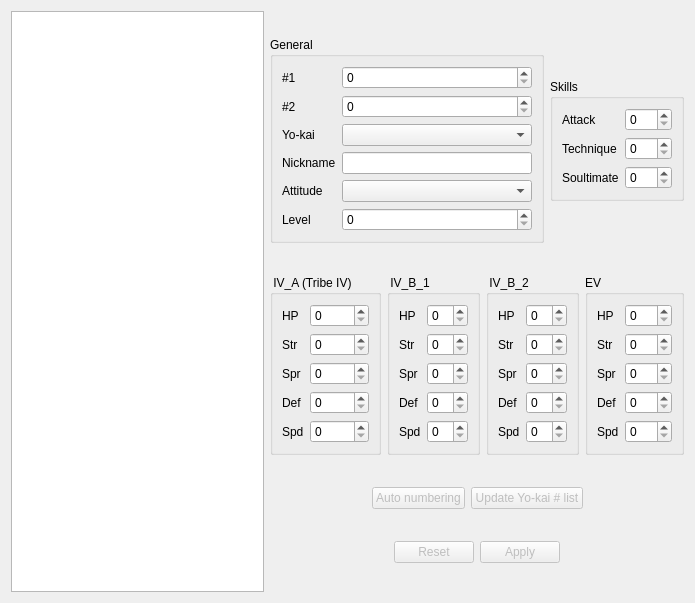
<?xml version="1.0" encoding="UTF-8"?>
<ui version="4.0">
 <class>YoukaiTab</class>
 <widget class="QWidget" name="YoukaiTab">
  <property name="geometry">
   <rect>
    <x>0</x>
    <y>0</y>
    <width>695</width>
    <height>603</height>
   </rect>
  </property>
  <property name="windowTitle">
   <string notr="true">Form</string>
  </property>
  <layout class="QHBoxLayout" name="horizontalLayout_5">
   <item>
    <widget class="QListWidget" name="listWidget">
     <property name="minimumSize">
      <size>
       <width>200</width>
       <height>0</height>
      </size>
     </property>
    </widget>
   </item>
   <item>
    <layout class="QVBoxLayout" name="verticalLayout">
     <item>
      <layout class="QHBoxLayout" name="horizontalLayout_2">
       <item>
        <widget class="QGroupBox" name="groupBox_4">
         <property name="title">
          <string>General</string>
         </property>
         <layout class="QHBoxLayout" name="horizontalLayout_4">
          <item>
           <layout class="QFormLayout" name="formLayout">
            <item row="4" column="0">
             <widget class="QLabel" name="label_3">
              <property name="text">
               <string>Yo-kai</string>
              </property>
             </widget>
            </item>
            <item row="4" column="1">
             <widget class="QComboBox" name="youkaiCB">
              <property name="minimumSize">
               <size>
                <width>180</width>
                <height>0</height>
               </size>
              </property>
             </widget>
            </item>
            <item row="5" column="0">
             <widget class="QLabel" name="label_4">
              <property name="text">
               <string>Nickname</string>
              </property>
             </widget>
            </item>
            <item row="5" column="1">
             <widget class="QLineEdit" name="nicknameEdit">
              <property name="minimumSize">
               <size>
                <width>170</width>
                <height>0</height>
               </size>
              </property>
             </widget>
            </item>
            <item row="6" column="0">
             <widget class="QLabel" name="label_5">
              <property name="text">
               <string>Attitude</string>
              </property>
             </widget>
            </item>
            <item row="6" column="1">
             <widget class="QComboBox" name="attitudeCB">
              <property name="minimumSize">
               <size>
                <width>180</width>
                <height>0</height>
               </size>
              </property>
             </widget>
            </item>
            <item row="7" column="0">
             <widget class="QLabel" name="label_7">
              <property name="text">
               <string>Level</string>
              </property>
             </widget>
            </item>
            <item row="7" column="1">
             <widget class="QSpinBox" name="levelSB">
              <property name="minimum">
               <number>0</number>
              </property>
              <property name="maximum">
               <number>255</number>
              </property>
             </widget>
            </item>
            <item row="2" column="0">
             <widget class="QLabel" name="label">
              <property name="text">
               <string>#1</string>
              </property>
             </widget>
            </item>
            <item row="2" column="1">
             <widget class="QSpinBox" name="num1SB">
              <property name="maximum">
               <number>65535</number>
              </property>
             </widget>
            </item>
            <item row="3" column="0">
             <widget class="QLabel" name="label_2">
              <property name="text">
               <string>#2</string>
              </property>
             </widget>
            </item>
            <item row="3" column="1">
             <widget class="QSpinBox" name="num2SB">
              <property name="maximum">
               <number>65535</number>
              </property>
             </widget>
            </item>
           </layout>
          </item>
         </layout>
        </widget>
       </item>
       <item>
        <widget class="QGroupBox" name="groupBox_5">
         <property name="sizePolicy">
          <sizepolicy hsizetype="Fixed" vsizetype="Fixed">
           <horstretch>0</horstretch>
           <verstretch>0</verstretch>
          </sizepolicy>
         </property>
         <property name="title">
          <string>Skills</string>
         </property>
         <layout class="QVBoxLayout" name="verticalLayout_9">
          <item>
           <layout class="QFormLayout" name="formLayout_4">
            <item row="0" column="0">
             <widget class="QLabel" name="label_27">
              <property name="text">
               <string>Attack</string>
              </property>
             </widget>
            </item>
            <item row="0" column="1">
             <widget class="QSpinBox" name="attackSB">
              <property name="maximum">
               <number>255</number>
              </property>
             </widget>
            </item>
            <item row="1" column="0">
             <widget class="QLabel" name="label_28">
              <property name="text">
               <string>Technique</string>
              </property>
             </widget>
            </item>
            <item row="1" column="1">
             <widget class="QSpinBox" name="techniqueSB">
              <property name="maximum">
               <number>255</number>
              </property>
             </widget>
            </item>
            <item row="2" column="0">
             <widget class="QLabel" name="label_29">
              <property name="text">
               <string>Soultimate</string>
              </property>
             </widget>
            </item>
            <item row="2" column="1">
             <widget class="QSpinBox" name="soultimateSB">
              <property name="maximum">
               <number>255</number>
              </property>
             </widget>
            </item>
           </layout>
          </item>
         </layout>
        </widget>
       </item>
      </layout>
     </item>
     <item>
      <layout class="QHBoxLayout" name="horizontalLayout">
       <item>
        <widget class="QGroupBox" name="groupBox">
         <property name="sizePolicy">
          <sizepolicy hsizetype="Fixed" vsizetype="Fixed">
           <horstretch>0</horstretch>
           <verstretch>0</verstretch>
          </sizepolicy>
         </property>
         <property name="title">
          <string> IV_A (Tribe IV)</string>
         </property>
         <layout class="QVBoxLayout" name="verticalLayout_6">
          <item>
           <layout class="QFormLayout" name="formLayout_2">
            <item row="0" column="0">
             <widget class="QLabel" name="label_5">
              <property name="text">
               <string>HP</string>
              </property>
             </widget>
            </item>
            <item row="0" column="1">
             <widget class="QSpinBox" name="IVA_HPSB">
              <property name="maximum">
               <number>255</number>
              </property>
             </widget>
            </item>
            <item row="1" column="0">
             <widget class="QLabel" name="label_6">
              <property name="text">
               <string>Str</string>
              </property>
             </widget>
            </item>
            <item row="1" column="1">
             <widget class="QSpinBox" name="IVA_StrSB">
              <property name="maximum">
               <number>255</number>
              </property>
             </widget>
            </item>
            <item row="2" column="0">
             <widget class="QLabel" name="label_8">
              <property name="text">
               <string>Spr</string>
              </property>
             </widget>
            </item>
            <item row="2" column="1">
             <widget class="QSpinBox" name="IVA_SprSB">
              <property name="maximum">
               <number>255</number>
              </property>
             </widget>
            </item>
            <item row="3" column="0">
             <widget class="QLabel" name="label_9">
              <property name="text">
               <string>Def</string>
              </property>
             </widget>
            </item>
            <item row="3" column="1">
             <widget class="QSpinBox" name="IVA_DefSB">
              <property name="maximum">
               <number>255</number>
              </property>
             </widget>
            </item>
            <item row="4" column="0">
             <widget class="QLabel" name="label_11">
              <property name="text">
               <string>Spd</string>
              </property>
             </widget>
            </item>
            <item row="4" column="1">
             <widget class="QSpinBox" name="IVA_SpdSB">
              <property name="maximum">
               <number>255</number>
              </property>
             </widget>
            </item>
           </layout>
          </item>
         </layout>
        </widget>
       </item>
       <item>
        <widget class="QGroupBox" name="groupBox_2">
         <property name="sizePolicy">
          <sizepolicy hsizetype="Fixed" vsizetype="Fixed">
           <horstretch>0</horstretch>
           <verstretch>0</verstretch>
          </sizepolicy>
         </property>
         <property name="title">
          <string> IV_B_1</string>
         </property>
         <layout class="QVBoxLayout" name="verticalLayout_7">
          <item>
           <layout class="QFormLayout" name="formLayout_3">
            <item row="0" column="0">
             <widget class="QLabel" name="label_12">
              <property name="text">
               <string>HP</string>
              </property>
             </widget>
            </item>
            <item row="0" column="1">
             <widget class="QSpinBox" name="IVB1_HPSB">
              <property name="maximum">
               <number>10</number>
              </property>
             </widget>
            </item>
            <item row="1" column="0">
             <widget class="QLabel" name="label_13">
              <property name="text">
               <string>Str</string>
              </property>
             </widget>
            </item>
            <item row="1" column="1">
             <widget class="QSpinBox" name="IVB1_StrSB">
              <property name="maximum">
               <number>10</number>
              </property>
             </widget>
            </item>
            <item row="2" column="0">
             <widget class="QLabel" name="label_14">
              <property name="text">
               <string>Spr</string>
              </property>
             </widget>
            </item>
            <item row="2" column="1">
             <widget class="QSpinBox" name="IVB1_SprSB">
              <property name="maximum">
               <number>10</number>
              </property>
             </widget>
            </item>
            <item row="3" column="0">
             <widget class="QLabel" name="label_15">
              <property name="text">
               <string>Def</string>
              </property>
             </widget>
            </item>
            <item row="3" column="1">
             <widget class="QSpinBox" name="IVB1_DefSB">
              <property name="maximum">
               <number>10</number>
              </property>
             </widget>
            </item>
            <item row="4" column="0">
             <widget class="QLabel" name="label_16">
              <property name="text">
               <string>Spd</string>
              </property>
             </widget>
            </item>
            <item row="4" column="1">
             <widget class="QSpinBox" name="IVB1_SpdSB">
              <property name="maximum">
               <number>10</number>
              </property>
             </widget>
            </item>
           </layout>
          </item>
         </layout>
        </widget>
       </item>
       <item>
        <widget class="QGroupBox" name="groupBox_3">
         <property name="sizePolicy">
          <sizepolicy hsizetype="Fixed" vsizetype="Fixed">
           <horstretch>0</horstretch>
           <verstretch>0</verstretch>
          </sizepolicy>
         </property>
         <property name="title">
          <string> IV_B_2</string>
         </property>
         <layout class="QVBoxLayout" name="verticalLayout_8">
          <item>
           <layout class="QFormLayout" name="formLayout_5">
            <item row="0" column="0">
             <widget class="QLabel" name="label_17">
              <property name="text">
               <string>HP</string>
              </property>
             </widget>
            </item>
            <item row="0" column="1">
             <widget class="QSpinBox" name="IVB2_HPSB">
              <property name="maximum">
               <number>15</number>
              </property>
             </widget>
            </item>
            <item row="1" column="0">
             <widget class="QLabel" name="label_18">
              <property name="text">
               <string>Str</string>
              </property>
             </widget>
            </item>
            <item row="1" column="1">
             <widget class="QSpinBox" name="IVB2_StrSB">
              <property name="maximum">
               <number>15</number>
              </property>
             </widget>
            </item>
            <item row="2" column="0">
             <widget class="QLabel" name="label_19">
              <property name="text">
               <string>Spr</string>
              </property>
             </widget>
            </item>
            <item row="2" column="1">
             <widget class="QSpinBox" name="IVB2_SprSB">
              <property name="maximum">
               <number>15</number>
              </property>
             </widget>
            </item>
            <item row="3" column="0">
             <widget class="QLabel" name="label_20">
              <property name="text">
               <string>Def</string>
              </property>
             </widget>
            </item>
            <item row="3" column="1">
             <widget class="QSpinBox" name="IVB2_DefSB">
              <property name="maximum">
               <number>15</number>
              </property>
             </widget>
            </item>
            <item row="4" column="0">
             <widget class="QLabel" name="label_21">
              <property name="text">
               <string>Spd</string>
              </property>
             </widget>
            </item>
            <item row="4" column="1">
             <widget class="QSpinBox" name="IVB2_SpdSB">
              <property name="maximum">
               <number>15</number>
              </property>
             </widget>
            </item>
           </layout>
          </item>
         </layout>
        </widget>
       </item>
       <item>
        <widget class="QGroupBox" name="groupBox_5">
         <property name="sizePolicy">
          <sizepolicy hsizetype="Fixed" vsizetype="Fixed">
           <horstretch>0</horstretch>
           <verstretch>0</verstretch>
          </sizepolicy>
         </property>
         <property name="title">
          <string>EV</string>
         </property>
         <layout class="QVBoxLayout" name="verticalLayout_9">
          <item>
           <layout class="QFormLayout" name="formLayout_4">
            <item row="0" column="0">
             <widget class="QLabel" name="label_22">
              <property name="text">
               <string>HP</string>
              </property>
             </widget>
            </item>
            <item row="0" column="1">
             <widget class="QSpinBox" name="EV_HPSB">
              <property name="maximum">
               <number>255</number>
              </property>
             </widget>
            </item>
            <item row="1" column="0">
             <widget class="QLabel" name="label_23">
              <property name="text">
               <string>Str</string>
              </property>
             </widget>
            </item>
            <item row="1" column="1">
             <widget class="QSpinBox" name="EV_StrSB">
              <property name="maximum">
               <number>255</number>
              </property>
             </widget>
            </item>
            <item row="2" column="0">
             <widget class="QLabel" name="label_24">
              <property name="text">
               <string>Spr</string>
              </property>
             </widget>
            </item>
            <item row="2" column="1">
             <widget class="QSpinBox" name="EV_SprSB">
              <property name="maximum">
               <number>255</number>
              </property>
             </widget>
            </item>
            <item row="3" column="0">
             <widget class="QLabel" name="label_25">
              <property name="text">
               <string>Def</string>
              </property>
             </widget>
            </item>
            <item row="3" column="1">
             <widget class="QSpinBox" name="EV_DefSB">
              <property name="maximum">
               <number>255</number>
              </property>
             </widget>
            </item>
            <item row="4" column="0">
             <widget class="QLabel" name="label_26">
              <property name="text">
               <string>Spd</string>
              </property>
             </widget>
            </item>
            <item row="4" column="1">
             <widget class="QSpinBox" name="EV_SpdSB">
              <property name="maximum">
               <number>255</number>
              </property>
             </widget>
            </item>
           </layout>
          </item>
         </layout>
        </widget>
       </item>
      </layout>
     </item>
     <item>
      <layout class="QHBoxLayout" name="horizontalLayout_8">
       <item>
        <spacer name="horizontalSpacer_3">
         <property name="orientation">
          <enum>Qt::Horizontal</enum>
         </property>
         <property name="sizeHint" stdset="0">
          <size>
           <width>40</width>
           <height>20</height>
          </size>
         </property>
        </spacer>
       </item>
       <item>
        <widget class="QPushButton" name="autoNumberingButton">
         <property name="enabled">
          <bool>false</bool>
         </property>
         <property name="text">
          <string>Auto numbering</string>
         </property>
        </widget>
       </item>
       <item>
        <widget class="QPushButton" name="youkaiNumApplyB">
         <property name="enabled">
          <bool>false</bool>
         </property>
         <property name="text">
          <string>Update Yo-kai # list</string>
         </property>
        </widget>
       </item>
       <item>
        <spacer name="horizontalSpacer_4">
         <property name="orientation">
          <enum>Qt::Horizontal</enum>
         </property>
         <property name="sizeHint" stdset="0">
          <size>
           <width>40</width>
           <height>20</height>
          </size>
         </property>
        </spacer>
       </item>
      </layout>
     </item>
     <item>
      <layout class="QHBoxLayout" name="horizontalLayout_3">
       <item>
        <spacer name="horizontalSpacer">
         <property name="orientation">
          <enum>Qt::Horizontal</enum>
         </property>
         <property name="sizeHint" stdset="0">
          <size>
           <width>40</width>
           <height>20</height>
          </size>
         </property>
        </spacer>
       </item>
       <item>
        <widget class="QPushButton" name="resetButton">
         <property name="enabled">
          <bool>false</bool>
         </property>
         <property name="text">
          <string>Reset</string>
         </property>
        </widget>
       </item>
       <item>
        <widget class="QPushButton" name="applyButton">
         <property name="enabled">
          <bool>false</bool>
         </property>
         <property name="text">
          <string>Apply</string>
         </property>
        </widget>
       </item>
       <item>
        <spacer name="horizontalSpacer_2">
         <property name="orientation">
          <enum>Qt::Horizontal</enum>
         </property>
         <property name="sizeHint" stdset="0">
          <size>
           <width>40</width>
           <height>20</height>
          </size>
         </property>
        </spacer>
       </item>
      </layout>
     </item>
    </layout>
   </item>
  </layout>
 </widget>
 <resources/>
 <connections/>
</ui>
